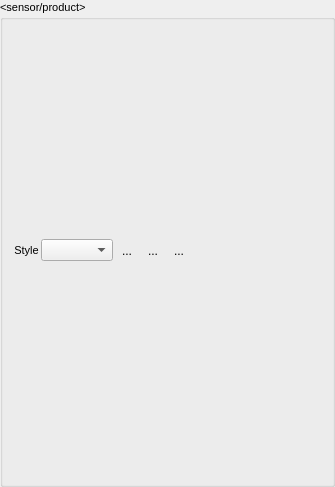
<?xml version="1.0" encoding="UTF-8"?>
<ui version="4.0">
 <class>MapViewRenderSettings</class>
 <widget class="QGroupBox" name="MapViewRenderSettings">
  <property name="geometry">
   <rect>
    <x>0</x>
    <y>0</y>
    <width>335</width>
    <height>487</height>
   </rect>
  </property>
  <property name="sizePolicy">
   <sizepolicy hsizetype="Preferred" vsizetype="Preferred">
    <horstretch>0</horstretch>
    <verstretch>0</verstretch>
   </sizepolicy>
  </property>
  <property name="minimumSize">
   <size>
    <width>150</width>
    <height>0</height>
   </size>
  </property>
  <property name="maximumSize">
   <size>
    <width>16777215</width>
    <height>16777215</height>
   </size>
  </property>
  <property name="font">
   <font>
    <pointsize>8</pointsize>
   </font>
  </property>
  <property name="windowTitle">
   <string>RenderSettings</string>
  </property>
  <property name="styleSheet">
   <string notr="true">QFrame::title{color: rgb(0, 0, 127);}</string>
  </property>
  <property name="title">
   <string>&lt;sensor/product&gt;</string>
  </property>
  <property name="flat">
   <bool>true</bool>
  </property>
  <property name="checkable">
   <bool>false</bool>
  </property>
  <layout class="QVBoxLayout" name="verticalLayout" stretch="0,0">
   <property name="spacing">
    <number>2</number>
   </property>
   <property name="sizeConstraint">
    <enum>QLayout::SetNoConstraint</enum>
   </property>
   <property name="leftMargin">
    <number>2</number>
   </property>
   <property name="topMargin">
    <number>6</number>
   </property>
   <property name="rightMargin">
    <number>2</number>
   </property>
   <property name="bottomMargin">
    <number>0</number>
   </property>
   <item>
    <widget class="QFrame" name="">
     <layout class="QHBoxLayout" name="horizontalLayout_3">
      <property name="spacing">
       <number>2</number>
      </property>
      <property name="topMargin">
       <number>1</number>
      </property>
      <item>
       <widget class="QLabel" name="labelRenderer">
        <property name="sizePolicy">
         <sizepolicy hsizetype="Preferred" vsizetype="Preferred">
          <horstretch>0</horstretch>
          <verstretch>0</verstretch>
         </sizepolicy>
        </property>
        <property name="font">
         <font>
          <pointsize>8</pointsize>
          <weight>50</weight>
          <italic>false</italic>
          <bold>false</bold>
          <kerning>true</kerning>
         </font>
        </property>
        <property name="toolTip">
         <string>Sensor name</string>
        </property>
        <property name="text">
         <string>Style</string>
        </property>
        <property name="alignment">
         <set>Qt::AlignCenter</set>
        </property>
       </widget>
      </item>
      <item>
       <widget class="QComboBox" name="cbRenderType">
        <property name="maximumSize">
         <size>
          <width>16777215</width>
          <height>16777215</height>
         </size>
        </property>
        <property name="font">
         <font>
          <pointsize>8</pointsize>
         </font>
        </property>
       </widget>
      </item>
      <item>
       <widget class="QToolButton" name="btnPasteStyle">
        <property name="text">
         <string>...</string>
        </property>
        <property name="icon">
         <iconset resource="resources.qrc">
          <normaloff>:/timeseriesviewer/icons/mActionEditPaste.svg</normaloff>:/timeseriesviewer/icons/mActionEditPaste.svg</iconset>
        </property>
        <property name="autoRaise">
         <bool>true</bool>
        </property>
       </widget>
      </item>
      <item>
       <widget class="QToolButton" name="btnCopyStyle">
        <property name="text">
         <string>...</string>
        </property>
        <property name="icon">
         <iconset resource="resources.qrc">
          <normaloff>:/timeseriesviewer/icons/mActionEditCopy.svg</normaloff>:/timeseriesviewer/icons/mActionEditCopy.svg</iconset>
        </property>
        <property name="autoRaise">
         <bool>true</bool>
        </property>
       </widget>
      </item>
      <item>
       <widget class="QToolButton" name="btnApplyStyle">
        <property name="text">
         <string>...</string>
        </property>
        <property name="icon">
         <iconset>
          <normaloff>:/timeseriesviewer/icons/mActionRefresh.png</normaloff>:/timeseriesviewer/icons/mActionRefresh.png</iconset>
        </property>
        <property name="autoRaise">
         <bool>true</bool>
        </property>
       </widget>
      </item>
      <item>
       <spacer name="horizontalSpacer_4">
        <property name="orientation">
         <enum>Qt::Horizontal</enum>
        </property>
        <property name="sizeHint" stdset="0">
         <size>
          <width>0</width>
          <height>0</height>
         </size>
        </property>
       </spacer>
      </item>
     </layout>
    </widget>
   </item>
   <item>
    <layout class="QVBoxLayout" name="renderWidgetLayout"/>
   </item>
  </layout>
  <action name="actionSetDefaultMB">
   <property name="text">
    <string>Def</string>
   </property>
   <property name="toolTip">
    <string>Set default band selection</string>
   </property>
  </action>
  <action name="actionSetTrueColor">
   <property name="text">
    <string>True</string>
   </property>
   <property name="toolTip">
    <string>Set to true color (red-green-blue)</string>
   </property>
  </action>
  <action name="actionSetCIR">
   <property name="text">
    <string>CIR1</string>
   </property>
   <property name="toolTip">
    <string>Set to coloured infra red (swIR-red-green)</string>
   </property>
  </action>
  <action name="actionSet453">
   <property name="text">
    <string>CIR2</string>
   </property>
   <property name="toolTip">
    <string>Set to swIR-mwIR-red</string>
   </property>
  </action>
  <action name="actionCopyStyle">
   <property name="icon">
    <iconset resource="resources.qrc">
     <normaloff>:/timeseriesviewer/icons/mActionEditCopy.svg</normaloff>:/timeseriesviewer/icons/mActionEditCopy.svg</iconset>
   </property>
   <property name="text">
    <string>Copy style</string>
   </property>
   <property name="toolTip">
    <string>Copy style to clipboard</string>
   </property>
  </action>
  <action name="actionPasteStyle">
   <property name="icon">
    <iconset resource="resources.qrc">
     <normaloff>:/timeseriesviewer/icons/mActionEditPaste.svg</normaloff>:/timeseriesviewer/icons/mActionEditPaste.svg</iconset>
   </property>
   <property name="text">
    <string>Paste Style</string>
   </property>
   <property name="toolTip">
    <string>Paste style from clipboard</string>
   </property>
  </action>
  <action name="actionApplyStyle">
   <property name="icon">
    <iconset resource="resources.qrc">
     <normaloff>:/timeseriesviewer/icons/mActionRefresh.svg</normaloff>:/timeseriesviewer/icons/mActionRefresh.svg</iconset>
   </property>
   <property name="text">
    <string>ApplySettings</string>
   </property>
   <property name="toolTip">
    <string>Apply Style</string>
   </property>
  </action>
  <action name="actionSetR">
   <property name="text">
    <string>R</string>
   </property>
  </action>
  <action name="actionSetG">
   <property name="text">
    <string>G</string>
   </property>
  </action>
  <action name="actionSetB">
   <property name="text">
    <string>B</string>
   </property>
  </action>
  <action name="actionSetNIR">
   <property name="text">
    <string>nIR</string>
   </property>
  </action>
  <action name="actionSetSWIR">
   <property name="text">
    <string>swIR</string>
   </property>
  </action>
  <action name="actionSetDefaultSB">
   <property name="text">
    <string>Def</string>
   </property>
  </action>
 </widget>
 <resources>
  <include location="resources.qrc"/>
 </resources>
 <connections/>
</ui>
